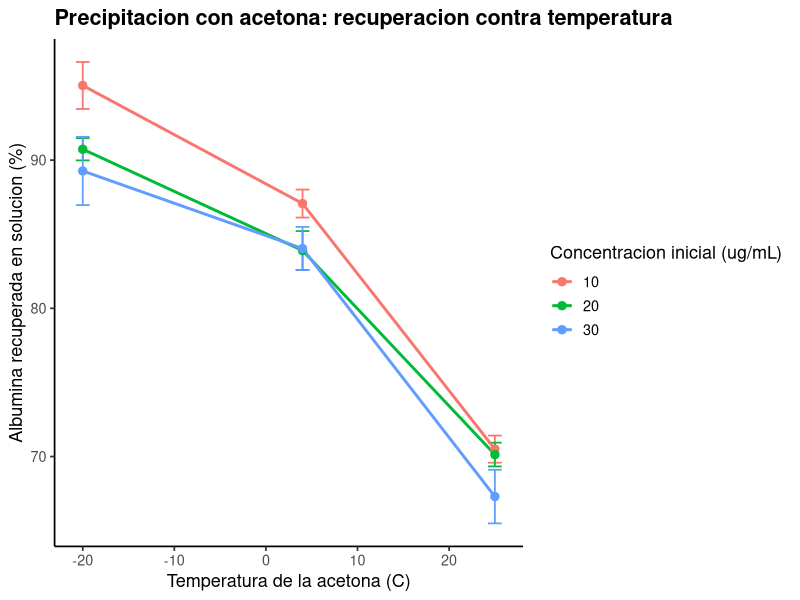
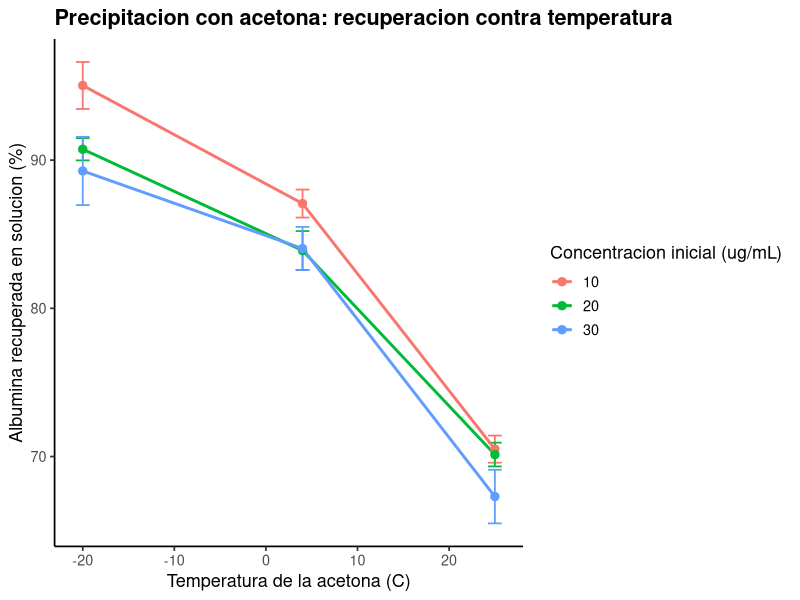

Source code (R) for these figures, in order:
# ==========================================================================
# P5. Precipitacion de albumina con acetona
# ==========================================================================
# Autor: Dr. Jose Juan Torres Martinez
# Docente de Ciencias Quimicas
# Universidad Autonoma de San Luis Potosi (UASLP)
# Mexico
#
# Material academico para estudiantes
# Serie "Bioseparaciones" - Laboratorio, Practica 5. Acetona
#
# Descripcion: Se calcula el porcentaje de albumina recuperada en solucion despues de precipitar con acetona a -20, 4 y 25 C, para tres concentraciones iniciales (10, 20 y 30 ug/mL). Se compara la recuperacion entre temperaturas y se grafica el porcentaje recuperado contra la temperatura del solvente.
#
# Objetivos de aprendizaje:
#   - Calcular el porcentaje de proteina recuperada por condicion.
#   - Comparar la recuperacion a -20, 4 y 25 C.
#   - Relacionar la temperatura baja con menor desnaturalizacion.

# Datos: datos_acetona.csv (porcentaje de albumina recuperada medido por Bradford, 3 replicas por temperatura y concentracion inicial).
# ==========================================================================

library(tidyverse)

# --------------------------------------------------------------------------
# 1. Leer los datos y resumir por temperatura y concentracion
# --------------------------------------------------------------------------
datos <- read_csv("datos_acetona.csv", show_col_types = FALSE)

resumen <- datos %>%
  group_by(temperatura_C, concentracion_inicial_ug_ml) %>%
  summarise(
    recuperacion_media = mean(porcentaje_recuperado),
    de = sd(porcentaje_recuperado),
    .groups = "drop"
  )

print(resumen)

# Recuperacion media por temperatura (todas las concentraciones).
por_temp <- resumen %>%
  group_by(temperatura_C) %>%
  summarise(
    recuperacion_media = mean(recuperacion_media),
    .groups = "drop"
  )
print(por_temp)

# --------------------------------------------------------------------------
# 2. Grafica: porcentaje recuperado contra temperatura
# --------------------------------------------------------------------------
grafica <- ggplot(
  resumen,
  aes(x = temperatura_C, y = recuperacion_media,
      color = factor(concentracion_inicial_ug_ml),
      group = concentracion_inicial_ug_ml)
) +
  geom_errorbar(aes(ymin = recuperacion_media - de,
                    ymax = recuperacion_media + de),
                width = 1.5, linewidth = 0.6) +
  geom_line(linewidth = 1) +
  geom_point(size = 2.5) +
  labs(
    x = "Temperatura de la acetona (C)",
    y = "Albumina recuperada en solucion (%)",
    color = "Concentracion inicial (ug/mL)",
    title = "Precipitacion con acetona: recuperacion contra temperatura"
  ) +
  theme_classic(base_size = 13) +
  theme(plot.title = element_text(face = "bold"))

print(grafica)

# --------------------------------------------------------------------------
# 3. Exportar la grafica
# --------------------------------------------------------------------------
ggsave("05_acetona.png", grafica,
       width = 18, height = 12, units = "cm", dpi = 300)

# --------------------------------------------------------------------------
# Interpretacion
# --------------------------------------------------------------------------
# - La recuperacion es mayor con acetona fria: cerca de 92% a -20 C contra cerca de 69% a 25 C.
# - La concentracion inicial cambia poco la recuperacion: la temperatura es el factor que manda.

# --------------------------------------------------------------------------
# Que aprendimos
# --------------------------------------------------------------------------
# - El solvente organico precipita la proteina y el frio protege su estructura para redisolverla despues.
# - El porcentaje recuperado se mide con Bradford antes y despues de la precipitacion.
